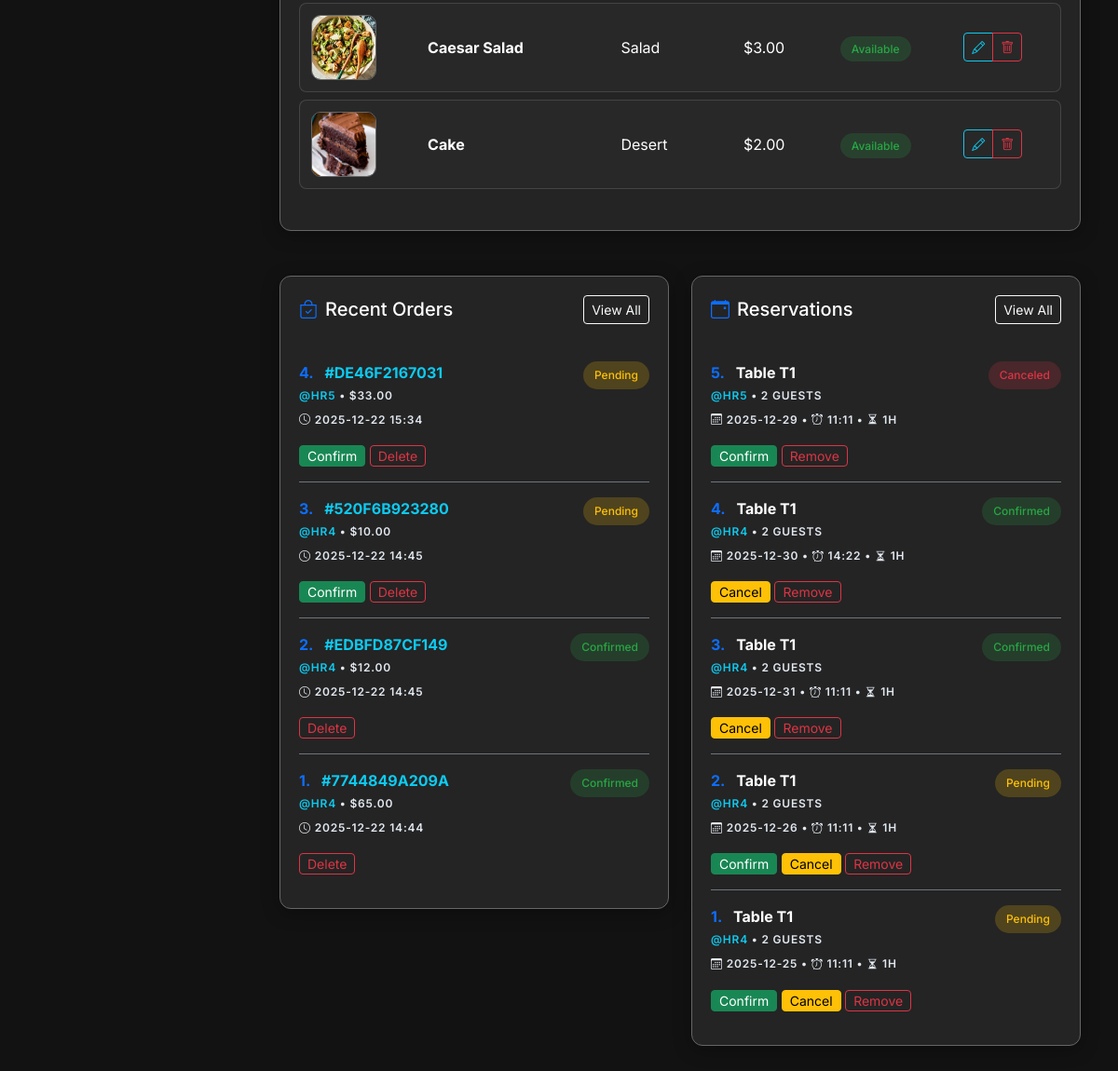
Page /admin (signed in, lower part) on the earlier database version.
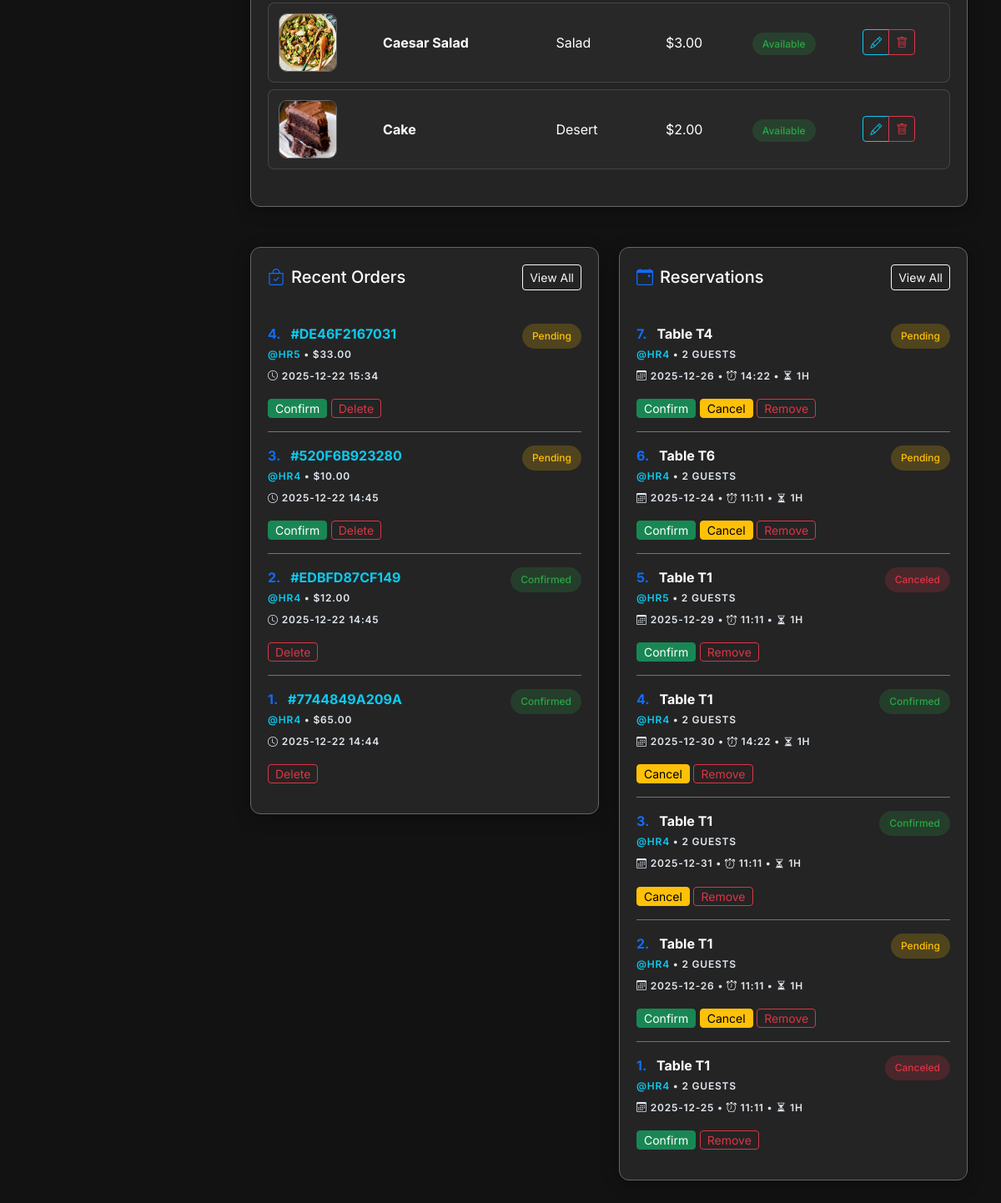
Same page on the later database version.
### app.py (models this page shows, shortened)
class MenuItem(db.Model):
    id = db.Column(db.Integer, primary_key=True)
    name = db.Column(db.String(150), nullable=False)
    price = db.Column(db.Float, nullable=False, default=0.0)
    category = db.Column(db.String(100), nullable=True)
    ingredients = db.Column(db.String(400), nullable=True)
    availability = db.Column(db.Boolean, default=True)  # NOTE: matches templates
    image = db.Column(db.String(300), nullable=True)
    ratings = db.relationship('Rating', backref='menu_item', lazy=True, cascade="all, delete-orphan")
    def get_average_rating(self):
        if not self.ratings:
            return 0
        return round(sum(r.score for r in self.ratings) / len(self.ratings), 1)

class Order(db.Model):
    id = db.Column(db.Integer, primary_key=True)
    unique_order_number = db.Column(db.String(12), unique=True, nullable=False, default=lambda: str(uuid.uuid4().hex[:12]).upper())
    user_id = db.Column(db.Integer, db.ForeignKey('user.id'), nullable=False)
    items = db.Column(db.Text, nullable=False)
    total = db.Column(db.Float, nullable=False)
    status = db.Column(db.String(50), default='Placed')
    phone = db.Column(db.String(50), nullable=False)
    address_district = db.Column(db.String(100), nullable=False)
    address_city = db.Column(db.String(100), nullable=False)
    address_street = db.Column(db.String(255), nullable=False)
    created_at = db.Column(db.DateTime, default=datetime.utcnow)
    items_parsed = db.Column(db.PickleType)

class User(db.Model):
    id = db.Column(db.Integer, primary_key=True)
    username = db.Column(db.String(120), unique=True, nullable=False)
    member_id = db.Column(db.String(20), unique=True) # Custom ID
    email = db.Column(db.String(200), unique=True)
    password = db.Column(db.String(255), nullable=False)
    full_name = db.Column(db.String(200))
    phone = db.Column(db.String(50))
    address_district = db.Column(db.String(100))
    address_city = db.Column(db.String(100))
    address_street = db.Column(db.String(200))
    profile_image = db.Column(db.String(200))  # image filename
    reset_token = db.Column(db.String(100), nullable=True)
    reset_token_expiry = db.Column(db.DateTime, nullable=True)
    is_admin = db.Column(db.Boolean, default=False)
    email_verified = db.Column(db.Boolean, default=False)
    email_verification_code = db.Column(db.String(10), nullable=True)
    created_at = db.Column(db.DateTime, default=datetime.utcnow)
    orders = db.relationship('Order', backref='user', lazy=True)
    reservations = db.relationship('Reservation', backref='user', lazy=True)

class Reservation(db.Model):
    id = db.Column(db.Integer, primary_key=True)
    unique_reservation_number = db.Column(db.String(12), unique=True, nullable=False, default=lambda: str(uuid.uuid4().hex[:12]).upper())
    user_id = db.Column(db.Integer, db.ForeignKey('user.id'), nullable=False)
    date = db.Column(db.String(50), nullable=False)
    time = db.Column(db.String(50), nullable=False)  # Start time (HH:MM)
    duration = db.Column(db.Integer, nullable=False)  # Duration in hours
    guests = db.Column(db.Integer, nullable=False)
    table_no = db.Column(db.String(50), nullable=False)
    status = db.Column(db.String(20), default="Pending")
    created_at = db.Column(db.DateTime, default=datetime.utcnow)

### app.py (the view)
@app.route('/admin')
@admin_required
def admin_index():
    items = MenuItem.query.order_by(MenuItem.id.desc()).all()
    orders = Order.query.order_by(Order.created_at.desc()).all()
    reservations = Reservation.query.order_by(Reservation.created_at.desc()).all()
    for o in orders:
        try:
            o.items_parsed = json.loads(o.items)
        except:
            o.items_parsed = []
    total_sales = db.session.query(db.func.sum(Order.total)).scalar() or 0
    return render_template('admin/index.html', items=items, orders=orders, reservations=reservations, total_sales=total_sales)

### app.py (called while the page is built)
def admin_required(fn):
    @wraps(fn)
    def wrapper(*args, **kwargs):
        if not session.get('is_admin'):
            flash('Admin login required.')
            return redirect(url_for('admin_login'))
        return fn(*args, **kwargs)
    return wrapper

@app.context_processor
def inject_global_data():
    cart = session.get('cart', {})
    count = sum(cart.values()) if isinstance(cart, dict) else 0
    all_items = MenuItem.query.all()
    best_item = None
    max_avg = 0
    for it in all_items:
        avg = it.get_average_rating()
        if avg > max_avg:
            max_avg = avg
            best_item = it
    return dict(cart_count=count, best_rated_item=best_item)

### templates/admin/index.html (shortened to what this page needs)
{% extends 'admin/admin_base.html' %}
{% block content %}
<div class="glass-card">
  <div class="table-responsive">
    <table class="admin-table">
      <tbody>
        {% for it in items %}
        <tr>
          <td>
            <img
              src="{{ it.image and url_for('static', filename='uploads/' ~ it.image) or url_for('static', filename='img/placeholder.jpg') }}"
              class="admin-img-thumb" alt="{{ it.name }}">
          </td>
          <td><span class="fw-bold">{{ it.name }}</span></td>
          <td>{{ it.category }}</td>
          <td>${{ '%.2f'|format(it.price) }}</td>
          <td>
            {% if it.availability %}
            <span class="badge-admin badge-admin-success">Available</span>
            {% else %}
            <span class="badge-admin badge-admin-danger">Sold Out</span>
            {% endif %}
          </td>
          <td>
            <div class="btn-group">
              <a class="btn btn-sm btn-outline-info" href="{{ url_for('admin_edit_menu', item_id=it.id) }}"><i
                  class="bi bi-pencil"></i></a>
              <a class="btn btn-sm btn-outline-danger" href="{{ url_for('admin_delete_menu', item_id=it.id) }}"
                onclick="handlePremiumConfirm(event, 'Delete this item?', this, 'Confirm Deletion', 'bi-trash')"><i
                  class="bi bi-trash"></i></a>
            </div>
          </td>
        </tr>
        {% endfor %}
      </tbody>
    </table>
  </div>
</div>
<div class="row g-4 mt-4">
  <div class="col-lg-6">
    <div class="glass-card">
      <div class="d-flex justify-content-between align-items-center mb-4">
        <h5 class="mb-0 text-white"><i class="bi bi-bag-check me-2 text-primary"></i>Recent Orders</h5>
        <a href="{{ url_for('admin_orders') }}" class="btn btn-sm btn-outline-light">View All</a>
      </div>
      <div class="list-group list-group-flush bg-transparent">
        {% for o in orders[:8] %}
        <div class="list-group-item bg-transparent border-secondary text-light px-0 py-3">
          <div class="d-flex justify-content-between align-items-start">
            <div>
              <div class="fw-bold text-white mb-1">
                <span class="text-primary me-2">{{ orders|length - loop.index0 }}.</span>
                <a href="javascript:void(0);" onclick="openOrderModal({{ o.id }})"
                  class="text-info text-decoration-none">
                  #{{ o.unique_order_number or o.id }}
                </a>
              </div>
              <div class="small text-muted">
                {% if o.user %}
                <a class="text-info text-decoration-none" href="javascript:void(0);"
                  onclick="openUserModal('{{ o.user.username }}')">@{{ o.user.username }}</a>
                {% else %}Anon{% endif %}
                &bull; ${{ '%.2f'|format(o.total) }}
              </div>
            </div>
            <span class="badge-admin
              {% if o.status == 'Confirmed' %}badge-admin-success
              {% elif o.status == 'Paid' %}badge-admin-info
              {% else %}badge-admin-warning{% endif %}">
              {{ o.status }}
            </span>
          </div>
          <div class="small mt-2 text-muted"><i class="bi bi-clock me-1"></i>{{ o.created_at.strftime('%Y-%m-%d %H:%M')
            }}</div>
          <div class="mt-3">
            {% if o.status != 'Confirmed' %}
            <a class="btn btn-sm btn-success py-0 px-2 small"
              href="{{ url_for('admin_confirm_order', order_id=o.id, sl=orders|length - loop.index0) }}">Confirm</a>
            {% endif %}
            <a class="btn btn-sm btn-outline-danger py-0 px-2 small"
              href="{{ url_for('admin_delete_order', order_id=o.id, sl=orders|length - loop.index0) }}"
              onclick="handlePremiumConfirm(event, 'Delete order?', this, 'Confirm Delete', 'bi-exclamation-triangle')">Delete</a>
          </div>
        </div>
        {% else %}
        <div class="text-muted small">No recent orders.</div>
        {% endfor %}
      </div>
    </div>
  </div>
  <div class="col-lg-6">
    <div class="glass-card">
      <div class="d-flex justify-content-between align-items-center mb-4">
        <h5 class="mb-0 text-white"><i class="bi bi-calendar-event me-2 text-primary"></i>Reservations</h5>
        <a href="{{ url_for('admin_reservations') }}" class="btn btn-sm btn-outline-light">View All</a>
      </div>
      <div class="list-group list-group-flush bg-transparent">
        {% for r in reservations[:8] %}
        <div class="list-group-item bg-transparent border-secondary text-light px-0 py-3">
          <div class="d-flex justify-content-between align-items-start">
            <div>
              <div class="fw-bold text-white mb-1">
                <span class="text-primary me-2">{{ reservations|length - loop.index0 }}.</span> Table {{ r.table_no }}
              </div>
              <div class="small text-muted">
                {% if r.user %}
                <a class="text-info text-decoration-none" href="javascript:void(0);"
                  onclick="openUserModal('{{ r.user.username }}')">@{{ r.user.username }}</a>
                {% else %}Anon{% endif %}
                &bull; {{ r.guests }} Guests
              </div>
            </div>
            <span
              class="badge-admin {% if r.status == 'Canceled' %}badge-admin-danger{% elif r.status == 'Pending' %}badge-admin-warning{% else %}badge-admin-success{% endif %}">
              {{ r.status }}
            </span>
          </div>
          <div class="small mt-2 text-muted">
            <i class="bi bi-calendar3 me-1"></i>{{ r.date }} &bull; <i class="bi bi-alarm me-1"></i>{{ r.time }} &bull;
            <i class="bi bi-hourglass-split me-1"></i>{{ r.duration }}h
          </div>
          <div class="mt-3">
            {% if r.status != 'Confirmed' %}
            <a class="btn btn-sm btn-success py-0 px-2 small"
              href="{{ url_for('admin_confirm_reservation', res_id=r.id) }}">Confirm</a>
            {% endif %}
            {% if r.status != 'Canceled' %}
            <a class="btn btn-sm btn-warning py-0 px-2 small"
              href="{{ url_for('admin_cancel_reservation', res_id=r.id) }}">Cancel</a>
            {% endif %}
            <a class="btn btn-sm btn-outline-danger py-0 px-2 small"
              href="{{ url_for('admin_remove_reservation', res_id=r.id) }}"
              onclick="handlePremiumConfirm(event, 'Permanently remove this reservation?', this, 'Remove', 'bi-trash')">Remove</a>
          </div>
        </div>
        {% else %}
        <div class="text-muted small">No reservations.</div>
        {% endfor %}
      </div>
    </div>
  </div>
</div>
{% endblock %}

### templates/admin/admin_base.html (shortened to what this page needs)
<!doctype html>
<html lang="en">
<head>
    <link href="https://cdn.jsdelivr.net/npm/bootstrap@5.3.2/dist/css/bootstrap.min.css" rel="stylesheet">
    <link rel="stylesheet" href="https://cdn.jsdelivr.net/npm/bootstrap-icons@1.11.1/font/bootstrap-icons.css">
    <link rel="stylesheet" href="{{ url_for('static', filename='css/admin.css') }}">
</head>
<body class="admin-body">
    <div id="admin-wrapper">
        <div id="content">
            {% block content %}{% endblock %}
        </div>
    </div>
</body>
</html>

### static/css/admin.css (style rules this page uses)
:root { --admin-bg: #121212; --sidebar-bg: #1a1a1a; --card-bg: #242424; --border-color: #444444; --border-whitish: #666666; --text-main: #ffffff; --text-muted: #ffffff; --text-stylish: #e2e8f0; --accent-color: #0d6efd; --accent-hover: #0b5ed7; --sidebar-width: 260px; }
body.admin-body { background-color: var(--admin-bg); color: var(--text-main); font-family: 'Inter', sans-serif; overflow-x: hidden; }
.text-muted { color: var(--text-stylish) !important; letter-spacing: 0.8px; text-transform: uppercase; font-size: 0.75rem; font-weight: 600; }
.small.text-muted { font-weight: 600; }
#admin-wrapper { display: flex; width: 100%; align-items: stretch; }
#content { width: calc(100% - var(--sidebar-width)); padding: 40px; min-height: 100vh; transition: all 0.3s; margin-left: var(--sidebar-width); }
.glass-card { background: var(--card-bg); border: 1px solid var(--border-whitish); border-radius: 12px; padding: 20px; box-shadow: 0 4px 20px rgba(0, 0, 0, 0.3); margin-bottom: 20px; }
.admin-img-thumb { width: 70px; height: 70px; object-fit: cover; border-radius: 10px; border: 1px solid var(--border-whitish); background: #1a1a1a; }
.admin-table { width: 100%; margin-bottom: 1rem; color: var(--text-main); border-collapse: separate; border-spacing: 0 8px; }
.admin-table tbody tr { background: rgba(255, 255, 255, 0.02); transition: 0.3s; }
.admin-table td { padding: 12px; vertical-align: middle; border-top: 1px solid var(--border-color); border-bottom: 1px solid var(--border-color); }
.admin-table td:first-child { border-left: 1px solid var(--border-color); border-top-left-radius: 8px; border-bottom-left-radius: 8px; }
.admin-table td:last-child { border-right: 1px solid var(--border-color); border-top-right-radius: 8px; border-bottom-right-radius: 8px; }
.badge-admin { padding: 6px 12px; border-radius: 50px; font-weight: 500; font-size: 0.75rem; }
.badge-admin-success { background: rgba(40, 167, 69, 0.2); color: #28a745; }
.badge-admin-warning { background: rgba(255, 193, 7, 0.2); color: #ffc107; }
.badge-admin-danger { background: rgba(220, 53, 69, 0.2); color: #dc3545; }

Differences in the rows shown:
added Reservation: index0 "7", table_no "T4", user.username "HR4", guests "2", status "Pending", date "2025-12-26", time "14:22", duration "1"
added Reservation: index0 "6", table_no "T6", user.username "HR4", guests "2", status "Pending", date "2025-12-24", time "11:11", duration "1"
changed Reservation (number 7 of 7 on the later page): status "Pending" → "Canceled"; no longer shows "Cancel"
